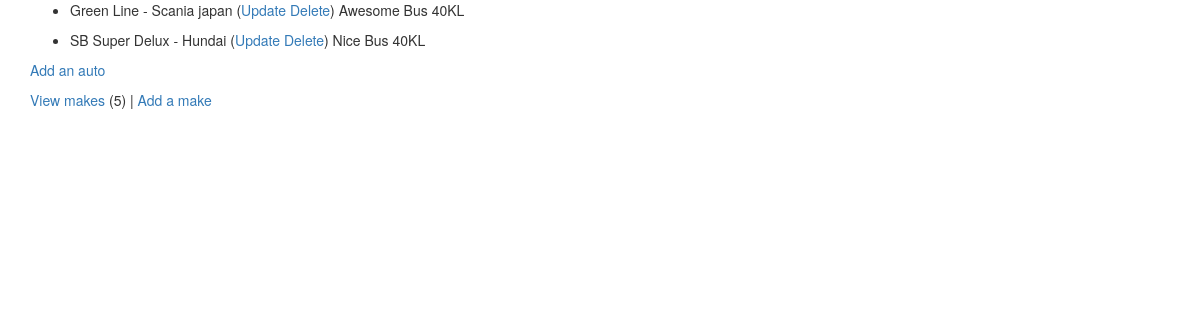
The page /autos/ (signed in) on the database its author committed.
### autos/models.py (models this page shows, shortened)
class Auto(models.Model):
    nickname = models.CharField(
        max_length=200,
        help_text='Enter Nickname',
        validators=[MinLengthValidator(2, "Nickname must be greater than 1 character")]
    )
    mileage = models.PositiveIntegerField()
    comments = models.CharField(max_length=300)
    make = models.ForeignKey(Make, on_delete=models.CASCADE, null=False)

class Make(models.Model):
    name = models.CharField(
        max_length=200,
        help_text='Enter a Make',
        validators=[MinLengthValidator(2, 'Enter at least two character')]
    )
    def __str__(self):
        return self.name

### autos/views.py (the view)
# urls.py: path('', views.AutoView.as_view(), name='all'),  # path: default page for autos apps/route
class AutoView(LoginRequiredMixin, View):
    def get(self, request):
        mc = Make.objects.all().count()
        al = Auto.objects.all()
        ctx = {
            'make_count': mc,
            'auto_list': al,
        }
        return render(request, 'autos/auto_list.html', ctx)

### autos/templates/autos/auto_list.html
{% extends 'base_bootstrap.html' %}
{% block content %}
    {% if auto_list %}
        {% for auto in auto_list %}
            <ul>
                <li>
                    {{ auto.nickname }} - {{ auto.make }}
                    (<a href="{% url 'autos:auto_update' auto.id %}">Update</a>
                    <a href="{% url 'autos:auto_delete' auto.id %}">Delete</a>)
                    {{ auto.comments }} {{ auto.mileage }}KL
                </li>
            </ul>
        {% endfor %}
    {% else %}
        <p>There are no autos in the library.</p>
    {% endif %}
    <p>
        {% if make_count > 0 %}
            <a href="{% url 'autos:auto_create' %}">Add an auto</a>
        {% else %}
            <a href="{% url 'autos:make_create' %}">Please add a make before you add an auto.</a>
        {% endif %}
    </p>
    <p>
        <a href="{% url 'autos:make_list' %}">View makes</a> ({{ make_count }}) |
        <a href="{% url 'autos:make_create' %}">Add a make</a>
    </p>
{% endblock %}

### rows shown on the page
Auto: nickname "Green Line", make "Scania japan", comments "Awesome Bus", mileage "40"
Auto: nickname "SB Super Delux", make "Hundai", comments "Nice Bus", mileage "40"

### other values the page prints
{{ make_count }} "5"
